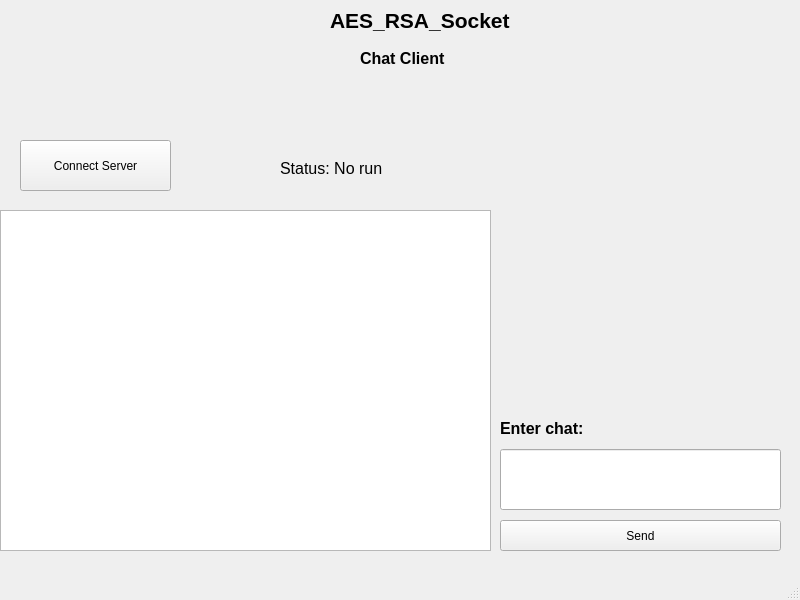
<?xml version="1.0" encoding="UTF-8"?>
<ui version="4.0">
 <class>MainWindow</class>
 <widget class="QMainWindow" name="MainWindow">
  <property name="geometry">
   <rect>
    <x>0</x>
    <y>0</y>
    <width>800</width>
    <height>600</height>
   </rect>
  </property>
  <property name="windowTitle">
   <string>MainWindow</string>
  </property>
  <widget class="QWidget" name="centralwidget">
   <widget class="QLabel" name="label_2">
    <property name="geometry">
     <rect>
      <x>1070</x>
      <y>260</y>
      <width>111</width>
      <height>16</height>
     </rect>
    </property>
    <property name="font">
     <font>
      <pointsize>12</pointsize>
      <weight>75</weight>
      <bold>true</bold>
     </font>
    </property>
    <property name="text">
     <string>Chat Server</string>
    </property>
   </widget>
   <widget class="QPushButton" name="btnStart">
    <property name="geometry">
     <rect>
      <x>1050</x>
      <y>350</y>
      <width>151</width>
      <height>51</height>
     </rect>
    </property>
    <property name="text">
     <string>Start Server</string>
    </property>
   </widget>
   <widget class="QTextEdit" name="txtLog">
    <property name="geometry">
     <rect>
      <x>0</x>
      <y>210</y>
      <width>491</width>
      <height>341</height>
     </rect>
    </property>
   </widget>
   <widget class="QLabel" name="lblStatus">
    <property name="geometry">
     <rect>
      <x>1270</x>
      <y>370</y>
      <width>161</width>
      <height>16</height>
     </rect>
    </property>
    <property name="font">
     <font>
      <pointsize>12</pointsize>
     </font>
    </property>
    <property name="text">
     <string>Status: No run</string>
    </property>
   </widget>
   <widget class="QLabel" name="label">
    <property name="geometry">
     <rect>
      <x>1040</x>
      <y>210</y>
      <width>261</width>
      <height>41</height>
     </rect>
    </property>
    <property name="font">
     <font>
      <pointsize>16</pointsize>
      <weight>75</weight>
      <bold>true</bold>
     </font>
    </property>
    <property name="contextMenuPolicy">
     <enum>Qt::CustomContextMenu</enum>
    </property>
    <property name="layoutDirection">
     <enum>Qt::LeftToRight</enum>
    </property>
    <property name="text">
     <string>AES_RSA_Socket</string>
    </property>
   </widget>
   <widget class="QLabel" name="label_3">
    <property name="geometry">
     <rect>
      <x>330</x>
      <y>0</y>
      <width>261</width>
      <height>41</height>
     </rect>
    </property>
    <property name="font">
     <font>
      <pointsize>16</pointsize>
      <weight>75</weight>
      <bold>true</bold>
     </font>
    </property>
    <property name="contextMenuPolicy">
     <enum>Qt::CustomContextMenu</enum>
    </property>
    <property name="layoutDirection">
     <enum>Qt::LeftToRight</enum>
    </property>
    <property name="text">
     <string>AES_RSA_Socket</string>
    </property>
   </widget>
   <widget class="QLabel" name="lblStatus_2">
    <property name="geometry">
     <rect>
      <x>280</x>
      <y>160</y>
      <width>161</width>
      <height>16</height>
     </rect>
    </property>
    <property name="font">
     <font>
      <pointsize>12</pointsize>
     </font>
    </property>
    <property name="text">
     <string>Status: No run</string>
    </property>
   </widget>
   <widget class="QPushButton" name="btnConnect">
    <property name="geometry">
     <rect>
      <x>20</x>
      <y>140</y>
      <width>151</width>
      <height>51</height>
     </rect>
    </property>
    <property name="text">
     <string>Connect Server</string>
    </property>
   </widget>
   <widget class="QLabel" name="label_4">
    <property name="geometry">
     <rect>
      <x>360</x>
      <y>50</y>
      <width>111</width>
      <height>16</height>
     </rect>
    </property>
    <property name="font">
     <font>
      <pointsize>12</pointsize>
      <weight>75</weight>
      <bold>true</bold>
     </font>
    </property>
    <property name="text">
     <string>Chat Client</string>
    </property>
   </widget>
   <widget class="QLineEdit" name="txtMessage">
    <property name="geometry">
     <rect>
      <x>500</x>
      <y>449</y>
      <width>281</width>
      <height>61</height>
     </rect>
    </property>
   </widget>
   <widget class="QPushButton" name="btnSend">
    <property name="geometry">
     <rect>
      <x>500</x>
      <y>520</y>
      <width>281</width>
      <height>31</height>
     </rect>
    </property>
    <property name="text">
     <string>Send</string>
    </property>
   </widget>
   <widget class="QLabel" name="label_5">
    <property name="geometry">
     <rect>
      <x>500</x>
      <y>420</y>
      <width>101</width>
      <height>16</height>
     </rect>
    </property>
    <property name="font">
     <font>
      <pointsize>12</pointsize>
      <weight>75</weight>
      <bold>true</bold>
     </font>
    </property>
    <property name="text">
     <string>Enter chat:</string>
    </property>
   </widget>
  </widget>
  <widget class="QMenuBar" name="menubar">
   <property name="geometry">
    <rect>
     <x>0</x>
     <y>0</y>
     <width>800</width>
     <height>21</height>
    </rect>
   </property>
  </widget>
  <widget class="QStatusBar" name="statusbar"/>
 </widget>
 <resources/>
 <connections/>
</ui>
